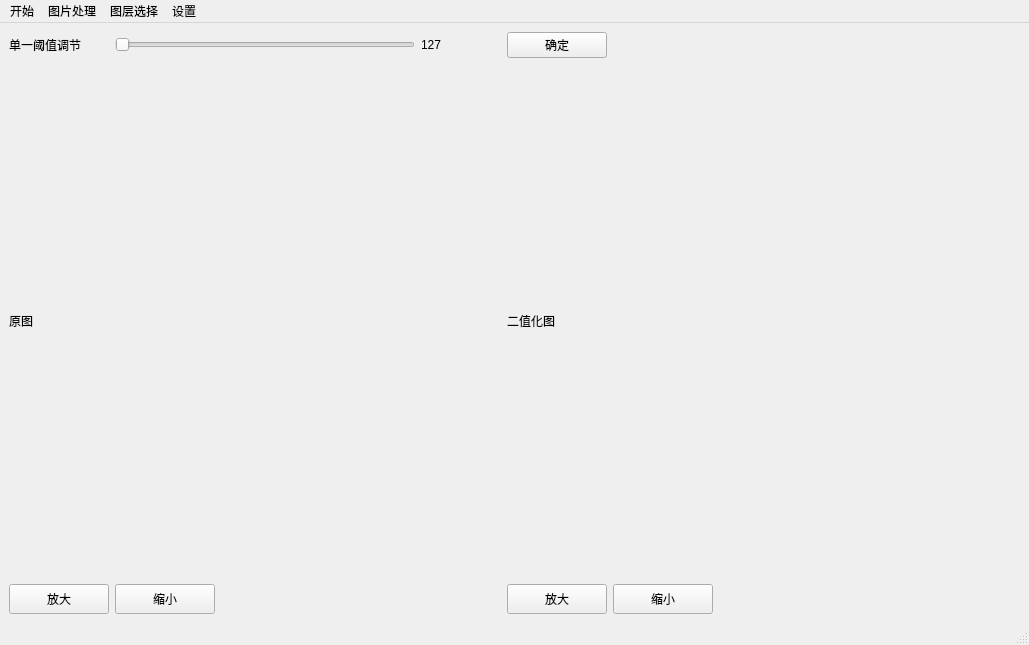
<?xml version="1.0" encoding="UTF-8"?>
<ui version="4.0">
 <class>MainWindow</class>
 <widget class="QMainWindow" name="MainWindow">
  <property name="geometry">
   <rect>
    <x>0</x>
    <y>0</y>
    <width>1029</width>
    <height>645</height>
   </rect>
  </property>
  <property name="windowTitle">
   <string>MainWindow</string>
  </property>
  <widget class="QWidget" name="centralwidget">
   <layout class="QGridLayout" name="gridLayout">
    <item row="6" column="3">
     <widget class="QPushButton" name="button_AmplifyBinaryImg">
      <property name="minimumSize">
       <size>
        <width>50</width>
        <height>15</height>
       </size>
      </property>
      <property name="maximumSize">
       <size>
        <width>100</width>
        <height>30</height>
       </size>
      </property>
      <property name="text">
       <string>放大</string>
      </property>
     </widget>
    </item>
    <item row="5" column="0" colspan="3">
     <widget class="QLabel" name="label_OrImg">
      <property name="minimumSize">
       <size>
        <width>381</width>
        <height>301</height>
       </size>
      </property>
      <property name="maximumSize">
       <size>
        <width>1000</width>
        <height>750</height>
       </size>
      </property>
      <property name="text">
       <string>原图</string>
      </property>
     </widget>
    </item>
    <item row="6" column="0">
     <widget class="QPushButton" name="button_AmplifyOrImg">
      <property name="minimumSize">
       <size>
        <width>50</width>
        <height>15</height>
       </size>
      </property>
      <property name="maximumSize">
       <size>
        <width>100</width>
        <height>50</height>
       </size>
      </property>
      <property name="text">
       <string>放大</string>
      </property>
     </widget>
    </item>
    <item row="5" column="3" colspan="4">
     <widget class="QLabel" name="label_BinaryImg">
      <property name="minimumSize">
       <size>
        <width>381</width>
        <height>301</height>
       </size>
      </property>
      <property name="maximumSize">
       <size>
        <width>1000</width>
        <height>750</height>
       </size>
      </property>
      <property name="text">
       <string>二值化图</string>
      </property>
     </widget>
    </item>
    <item row="6" column="1">
     <widget class="QPushButton" name="button_LessenOrImg">
      <property name="minimumSize">
       <size>
        <width>50</width>
        <height>15</height>
       </size>
      </property>
      <property name="maximumSize">
       <size>
        <width>100</width>
        <height>50</height>
       </size>
      </property>
      <property name="text">
       <string>缩小</string>
      </property>
     </widget>
    </item>
    <item row="0" column="1">
     <widget class="QSlider" name="slider_BinaryThre">
      <property name="minimumSize">
       <size>
        <width>250</width>
        <height>0</height>
       </size>
      </property>
      <property name="maximumSize">
       <size>
        <width>300</width>
        <height>16777215</height>
       </size>
      </property>
      <property name="orientation">
       <enum>Qt::Horizontal</enum>
      </property>
     </widget>
    </item>
    <item row="0" column="0">
     <widget class="QLabel" name="label_SingleThre">
      <property name="minimumSize">
       <size>
        <width>50</width>
        <height>0</height>
       </size>
      </property>
      <property name="maximumSize">
       <size>
        <width>100</width>
        <height>16777215</height>
       </size>
      </property>
      <property name="text">
       <string>单一阈值调节</string>
      </property>
     </widget>
    </item>
    <item row="0" column="2">
     <widget class="QLabel" name="label_ThresholdValue">
      <property name="maximumSize">
       <size>
        <width>80</width>
        <height>16777215</height>
       </size>
      </property>
      <property name="text">
       <string>127</string>
      </property>
     </widget>
    </item>
    <item row="6" column="4">
     <widget class="QPushButton" name="button_lessenBinaryImg">
      <property name="minimumSize">
       <size>
        <width>50</width>
        <height>15</height>
       </size>
      </property>
      <property name="maximumSize">
       <size>
        <width>100</width>
        <height>30</height>
       </size>
      </property>
      <property name="text">
       <string>缩小</string>
      </property>
     </widget>
    </item>
    <item row="0" column="3">
     <widget class="QPushButton" name="button_ThreCon">
      <property name="text">
       <string>确定</string>
      </property>
     </widget>
    </item>
   </layout>
  </widget>
  <widget class="QMenuBar" name="menubar">
   <property name="geometry">
    <rect>
     <x>0</x>
     <y>0</y>
     <width>1029</width>
     <height>23</height>
    </rect>
   </property>
   <widget class="QMenu" name="start">
    <property name="title">
     <string>开始</string>
    </property>
    <addaction name="openImg"/>
    <addaction name="saveImg"/>
    <addaction name="saveAsTXT"/>
   </widget>
   <widget class="QMenu" name="layer_Selected">
    <property name="title">
     <string>图层选择</string>
    </property>
    <widget class="QMenu" name="layer_M1">
     <property name="title">
      <string>M1</string>
     </property>
     <addaction name="single_Threshold"/>
     <addaction name="channel_Diff"/>
     <addaction name="Handle_HSV_M1"/>
    </widget>
    <widget class="QMenu" name="layer_M2">
     <property name="title">
      <string>M2</string>
     </property>
     <addaction name="single_Threshold_2"/>
     <addaction name="channel_Diff_2"/>
     <addaction name="Handle_HSV_M2"/>
    </widget>
    <addaction name="layer_M1"/>
    <addaction name="layer_M2"/>
    <addaction name="layer_Poly"/>
    <addaction name="layer_ST"/>
   </widget>
   <widget class="QMenu" name="img_Processing">
    <property name="title">
     <string>图片处理</string>
    </property>
    <widget class="QMenu" name="region_Selected">
     <property name="title">
      <string>区域选择</string>
     </property>
     <addaction name="cor_Input"/>
     <addaction name="local_Cover"/>
    </widget>
    <addaction name="channelSplit"/>
    <addaction name="region_Selected"/>
    <addaction name="layer_Overlay"/>
    <addaction name="img_Recover"/>
   </widget>
   <widget class="QMenu" name="setting">
    <property name="title">
     <string>设置</string>
    </property>
   </widget>
   <addaction name="start"/>
   <addaction name="img_Processing"/>
   <addaction name="layer_Selected"/>
   <addaction name="setting"/>
  </widget>
  <widget class="QStatusBar" name="statusbar"/>
  <action name="openImg">
   <property name="text">
    <string>打开图片</string>
   </property>
  </action>
  <action name="saveImg">
   <property name="text">
    <string>保存图片</string>
   </property>
  </action>
  <action name="saveAsTXT">
   <property name="text">
    <string>导出TXT</string>
   </property>
  </action>
  <action name="layer_Poly">
   <property name="text">
    <string>Poly</string>
   </property>
  </action>
  <action name="layer_ST">
   <property name="text">
    <string>ST</string>
   </property>
  </action>
  <action name="single_Threshold">
   <property name="text">
    <string>单一阈值</string>
   </property>
  </action>
  <action name="channelSplit">
   <property name="text">
    <string>通道分离</string>
   </property>
  </action>
  <action name="single_Threshold_2">
   <property name="text">
    <string>单一阈值</string>
   </property>
  </action>
  <action name="channel_Diff">
   <property name="text">
    <string>通道差值</string>
   </property>
  </action>
  <action name="channel_Diff_2">
   <property name="text">
    <string>通道差值</string>
   </property>
  </action>
  <action name="img_Recover">
   <property name="text">
    <string>恢复原图</string>
   </property>
  </action>
  <action name="cor_Input">
   <property name="text">
    <string>坐标输入</string>
   </property>
  </action>
  <action name="local_Cover">
   <property name="text">
    <string>局部覆盖</string>
   </property>
  </action>
  <action name="action_14">
   <property name="text">
    <string>自定义阈值</string>
   </property>
  </action>
  <action name="layer_Overlay">
   <property name="text">
    <string>图层叠加</string>
   </property>
  </action>
  <action name="Handle_HSV_M1">
   <property name="text">
    <string>HSV</string>
   </property>
  </action>
  <action name="Handle_HSV_M2">
   <property name="text">
    <string>HSV</string>
   </property>
  </action>
 </widget>
 <resources/>
 <connections/>
</ui>
